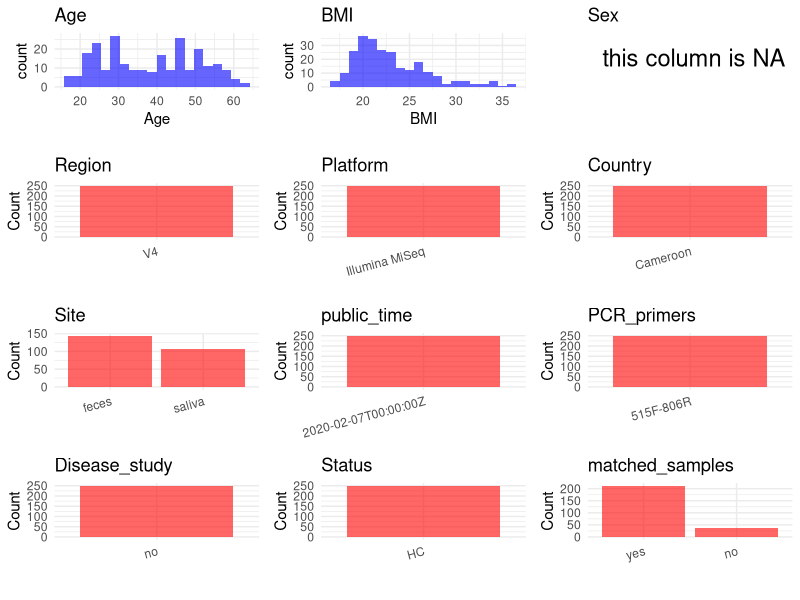

Write the R code that produced this figure. (Note: this script raises an error after producing the figure.)
## ---- chunk 1
# Load necessary libraries
library(dplyr)
library(ggplot2)
library(cowplot)

# Set working directory
base_dir <- "/home/dongbiao/word_embedding_microbiome/all_data/oral/global-oral-microbiome/data/projects"
project_id <- "PRJEB30836"
setwd(file.path(base_dir, project_id))

# Read the initial metadata files
initial_meta <- read.csv("SraRunTable.csv", header = T)

# Display the first few rows of the metadata
head(initial_meta)
## ---- chunk 2
# Create a uniform metadata dataframe
metadata <- data.frame(
  BioProject = initial_meta$BioProject,
  Run = initial_meta$Run,
  sample_name = initial_meta$host_subject_id,
  Age = initial_meta$host_age,
  Sex = NA,
  BMI = initial_meta$host_body_mass_index,  
  Region = "V4",
  Platform = "Illumina MiSeq",
  Country = initial_meta$geo_loc_name_country,
  Site = initial_meta$host_body_site,
  public_time = initial_meta$ReleaseDate,
  stringsAsFactors = FALSE
)

metadata$Age[metadata$Age > 100] <- NA
metadata$BMI[metadata$BMI > 100] <- NA
## ---- chunk 3
# Add information obtained from the publication
metadata$PCR_primers <- "515F-806R"
metadata$title <- "Response of the human gut and saliva microbiome to urbanization in Cameroon"
metadata$Disease_study <- "no"

metadata$Status <- "HC"

# Check initial data distribution
cat("Initial sample distribution:\n")
table(metadata$sample_name)
table(metadata$Site)

# Calculate sampling frequency per subject
sample_counts <- table(metadata$sample_name)
cat("\nNumber of samples per subject:\n")
print(sample_counts)

# Create matched_samples column based on whether subjects have multiple samples
metadata$matched_samples <- ifelse(
  ave(metadata$sample_name, metadata$sample_name, FUN = length) > 1,
  "yes",
  "no"
)
## ---- chunk 4
# Check the number of unique runs and sample names
print(paste("Number of unique runs:", length(unique(metadata$Run))))
print(paste("Number of unique sample names:", length(unique(metadata$sample_name))))
## ---- chunk 5
# Select columns for visualization
plot_data <- metadata %>%
  select(-BioProject, -Run, -sample_name, -title)

# Function to create simple plots for each column
create_simple_plots <- function(data) {
  plots <- list()
  
  for (col in colnames(data)) {
    # Check if the column is all NA
    if (all(is.na(data[[col]]))) {
      # Create an empty plot with text indicating all NA
      p <- ggplot() +
        annotate("text", x = 0.5, y = 0.5, label = "this column is NA", size = 6) +
        labs(title = col) +
        theme_void()
    } else if (is.numeric(data[[col]])) {
      # Numeric variable: histogram
      p <- ggplot(data, aes(x = .data[[col]])) +
        geom_histogram(fill = "blue", alpha = 0.6, bins = 20, na.rm = TRUE) +
        labs(title = col) +
        theme_minimal()
    } else {
      # Categorical variable: bar plot (remove NA values)
      count_data <- as.data.frame(table(data[[col]], useNA = "ifany"))
      p <- ggplot(count_data, aes(x = reorder(Var1, -Freq), y = Freq)) +
        geom_col(fill = "red", alpha = 0.6) +
        labs(title = col, x = NULL, y = "Count") +
        theme_minimal() +
        theme(axis.text.x = element_text(angle = 15, hjust = 1))
    }
    plots[[col]] <- p
  }
  
  return(plots)
}

# Generate and arrange plots
plots <- create_simple_plots(plot_data)
p<-plot_grid(plots$Age, 
          plots$BMI, 
          plots$Sex, 
          plots$Region, 
          plots$Platform, 
          plots$Country, 
          plots$Site,
          plots$public_time, 
          plots$PCR_primers,
          plots$Disease_study,
          plots$Status,
          plots$matched_samples,# add 
          ncol = 3, align = "hv", axis = "lb")
ggsave("Metadata_Summary.png", plot = p, width = 8, height = 6, dpi = 150)
## ---- chunk 6
knitr::include_graphics("Metadata_Summary.png")
## ---- chunk 7
# Reorder columns to match the desired format
metadata <- metadata[, c(
  "BioProject", "Run", "sample_name", "Age", "BMI", "Sex", 
  "Region", "Platform", "Country", "Site", "public_time", 
  "PCR_primers", "title", "Disease_study", "Status", "matched_samples"
)]

# Export the uniform metadata to a CSV file
write.csv(metadata, file = "metadata.csv", quote = TRUE)
head(metadata)
